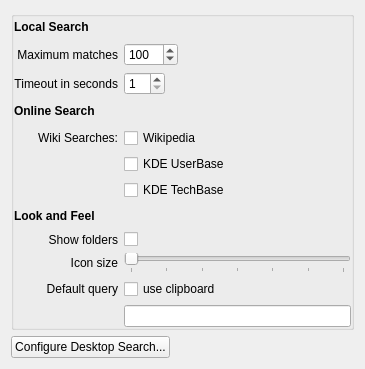
<ui version="4.0" >
 <class>crystalConfig</class>
 <widget class="QWidget" name="crystalConfig" >
  <property name="geometry" >
   <rect>
    <x>0</x>
    <y>0</y>
    <width>365</width>
    <height>369</height>
   </rect>
  </property>
  <property name="windowTitle" >
   <string>Configure Pager</string>
  </property>
  <property name="accessibleName" >
   <string>Configure Pager</string>
  </property>
  <layout class="QVBoxLayout" name="verticalLayout" >
   <item>
    <widget class="QGroupBox" name="appearenceGroupBox" >
     <property name="title" >
      <string/>
     </property>
     <property name="flat" >
      <bool>true</bool>
     </property>
     <property name="checkable" >
      <bool>false</bool>
     </property>
     <layout class="QGridLayout" name="gridLayout" >
      <property name="margin" >
       <number>0</number>
      </property>
      <item row="1" column="0" >
       <widget class="QLabel" name="displayLabel" >
        <property name="text" >
         <string>Maximum matches</string>
        </property>
        <property name="alignment" >
         <set>Qt::AlignRight|Qt::AlignTrailing|Qt::AlignVCenter</set>
        </property>
       </widget>
      </item>
      <item row="1" column="1" >
       <widget class="QSpinBox" name="matchesSpin" >
        <property name="sizePolicy" >
         <sizepolicy vsizetype="Fixed" hsizetype="Fixed" >
          <horstretch>0</horstretch>
          <verstretch>0</verstretch>
         </sizepolicy>
        </property>
        <property name="toolTip" >
         <string>Change the number of rows</string>
        </property>
        <property name="whatsThis" >
         <string>Change the number of rows</string>
        </property>
        <property name="minimum" >
         <number>1</number>
        </property>
        <property name="maximum" >
         <number>1000</number>
        </property>
        <property name="value" >
         <number>100</number>
        </property>
       </widget>
      </item>
      <item row="4" column="0" >
       <widget class="QLabel" name="label_3" >
        <property name="text" >
         <string>Timeout in seconds</string>
        </property>
        <property name="alignment" >
         <set>Qt::AlignRight|Qt::AlignTrailing|Qt::AlignVCenter</set>
        </property>
       </widget>
      </item>
      <item row="4" column="1" >
       <widget class="QSpinBox" name="timeoutSpin" >
        <property name="sizePolicy" >
         <sizepolicy vsizetype="Fixed" hsizetype="Fixed" >
          <horstretch>0</horstretch>
          <verstretch>0</verstretch>
         </sizepolicy>
        </property>
        <property name="maximumSize" >
         <size>
          <width>16777215</width>
          <height>16777215</height>
         </size>
        </property>
        <property name="toolTip" >
         <string>Change the number of rows</string>
        </property>
        <property name="whatsThis" >
         <string>Change the number of rows</string>
        </property>
        <property name="minimum" >
         <number>1</number>
        </property>
        <property name="maximum" >
         <number>20</number>
        </property>
       </widget>
      </item>
      <item row="11" column="0" >
       <widget class="QLabel" name="label" >
        <property name="text" >
         <string>Icon size</string>
        </property>
        <property name="alignment" >
         <set>Qt::AlignRight|Qt::AlignTrailing|Qt::AlignVCenter</set>
        </property>
       </widget>
      </item>
      <item row="11" column="1" >
       <widget class="QSlider" name="sizeSlider" >
        <property name="maximum" >
         <number>6</number>
        </property>
        <property name="orientation" >
         <enum>Qt::Horizontal</enum>
        </property>
        <property name="tickPosition" >
         <enum>QSlider::TicksBelow</enum>
        </property>
       </widget>
      </item>
      <item row="12" column="0" >
       <widget class="QLabel" name="labelRows" >
        <property name="text" >
         <string>Default query</string>
        </property>
        <property name="alignment" >
         <set>Qt::AlignRight|Qt::AlignTrailing|Qt::AlignVCenter</set>
        </property>
        <property name="buddy" >
         <cstring>timeoutSpin</cstring>
        </property>
       </widget>
      </item>
      <item row="12" column="1" >
       <widget class="QCheckBox" name="clipboard" >
        <property name="text" >
         <string>use clipboard</string>
        </property>
       </widget>
      </item>
      <item row="13" column="1" >
       <widget class="QLineEdit" name="defaultQuery" />
      </item>
      <item row="9" column="0" >
       <widget class="QLabel" name="label_2" >
        <property name="text" >
         <string>&lt;b>Look and Feel&lt;/b></string>
        </property>
       </widget>
      </item>
      <item row="0" column="0" >
       <widget class="QLabel" name="label_4" >
        <property name="text" >
         <string>&lt;b>Local Search&lt;/b></string>
        </property>
       </widget>
      </item>
      <item row="5" column="0" >
       <widget class="QLabel" name="label_5" >
        <property name="text" >
         <string>&lt;b>Online Search&lt;/b></string>
        </property>
       </widget>
      </item>
      <item row="6" column="0" >
       <widget class="QLabel" name="label_6" >
        <property name="text" >
         <string>Wiki Searches:</string>
        </property>
        <property name="alignment" >
         <set>Qt::AlignRight|Qt::AlignTrailing|Qt::AlignVCenter</set>
        </property>
       </widget>
      </item>
      <item row="6" column="1" >
       <widget class="QCheckBox" name="wikipedia" >
        <property name="text" >
         <string>Wikipedia</string>
        </property>
       </widget>
      </item>
      <item row="7" column="1" >
       <widget class="QCheckBox" name="userbase" >
        <property name="text" >
         <string>KDE UserBase</string>
        </property>
       </widget>
      </item>
      <item row="8" column="1" >
       <widget class="QCheckBox" name="techbase" >
        <property name="text" >
         <string>KDE TechBase</string>
        </property>
       </widget>
      </item>
      <item row="10" column="0" >
       <widget class="QLabel" name="labelRows_3" >
        <property name="text" >
         <string>Show folders</string>
        </property>
        <property name="alignment" >
         <set>Qt::AlignRight|Qt::AlignTrailing|Qt::AlignVCenter</set>
        </property>
        <property name="buddy" >
         <cstring>timeoutSpin</cstring>
        </property>
       </widget>
      </item>
      <item row="10" column="1" >
       <widget class="QCheckBox" name="showFoldersCheck" >
        <property name="text" >
         <string/>
        </property>
       </widget>
      </item>
     </layout>
    </widget>
   </item>
   <item>
    <layout class="QHBoxLayout" name="horizontalLayout" >
     <item>
      <widget class="QPushButton" name="configButton" >
       <property name="text" >
        <string>Configure Desktop Search...</string>
       </property>
      </widget>
     </item>
     <item>
      <spacer name="horizontalSpacer_2" >
       <property name="orientation" >
        <enum>Qt::Horizontal</enum>
       </property>
       <property name="sizeHint" stdset="0" >
        <size>
         <width>333</width>
         <height>20</height>
        </size>
       </property>
      </spacer>
     </item>
    </layout>
   </item>
  </layout>
 </widget>
 <tabstops>
  <tabstop>configButton</tabstop>
 </tabstops>
 <resources/>
 <connections>
  <connection>
   <sender>clipboard</sender>
   <signal>toggled(bool)</signal>
   <receiver>defaultQuery</receiver>
   <slot>setDisabled(bool)</slot>
   <hints>
    <hint type="sourcelabel" >
     <x>240</x>
     <y>285</y>
    </hint>
    <hint type="destinationlabel" >
     <x>240</x>
     <y>314</y>
    </hint>
   </hints>
  </connection>
 </connections>
</ui>
